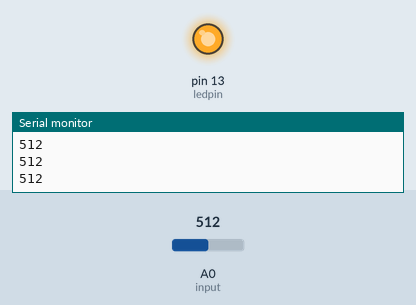
A sketch run on a simulated Arduino Uno, built with avr-gcc and run on an emulated ATmega328P. Parts: output pins drawn as LEDs (lit = HIGH), the last lines printed to the serial monitor. Inputs (shaded band) come from the test bench; at power-on: A0 (input) = 512.

Above: at 1.2 s.
1.3 s: A0 (input) set to 537
2.8 s: A0 (input) set to 559
At 4.0 s:
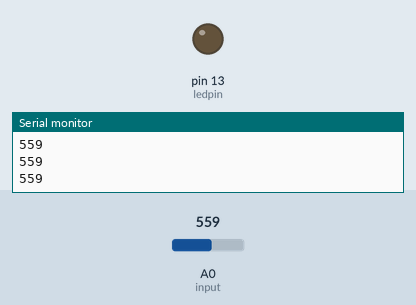
4.3 s: A0 (input) set to 540
At 5.5 s:
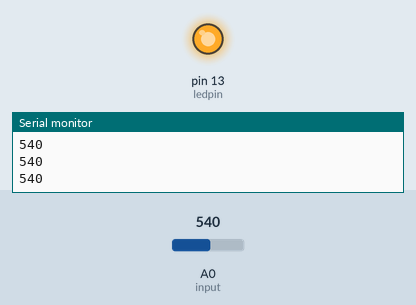
5.8 s: A0 (input) set to 560
At 6.8 s:
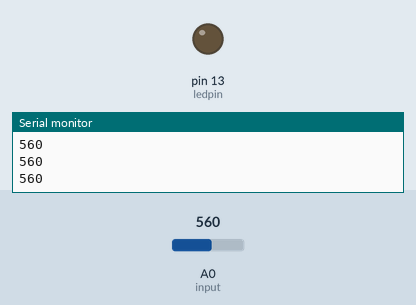
Timing chart, 0 to 8.3 s (numbered marks = the images above; inputs shaded):
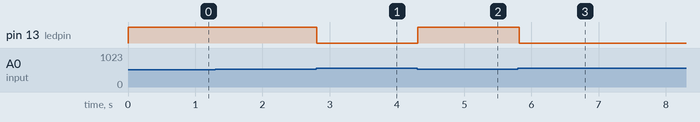

Measured:
- the behaviour switches between 549 and 550 on A0 (input) (found by bisection; images 0 and 1)
- after the input at 2.8 s, pin 13 (ledpin): HIGH → LOW at once
- after the input at 4.3 s, pin 13 (ledpin): LOW → HIGH at once
- after the input at 5.8 s, pin 13 (ledpin): HIGH → LOW at once

The sketch:

LDR.ino
```cpp
int input = A0;
int ledpin = 13;
void setup() {
  // put your setup code here, to run once:
  pinMode(0,INPUT);
  pinMode(13,OUTPUT);
  Serial.begin(9600);
}

void loop() {
  // put your main code here, to run repeatedly:
  int ldr_V = analogRead(input);
  Serial.println(ldr_V);
  int threshhold = 550;
  if(ldr_V<threshhold)
    {
      digitalWrite(ledpin,HIGH);
    }
    else
    {
      digitalWrite(ledpin,LOW);
    }
    delay(100);
}
```
